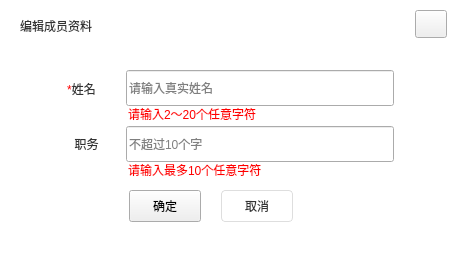
<?xml version="1.0" encoding="UTF-8"?>
<ui version="4.0">
 <class>ModifyMemberWidget</class>
 <widget class="QWidget" name="ModifyMemberWidget">
  <property name="geometry">
   <rect>
    <x>0</x>
    <y>0</y>
    <width>454</width>
    <height>254</height>
   </rect>
  </property>
  <property name="sizePolicy">
   <sizepolicy hsizetype="Fixed" vsizetype="Fixed">
    <horstretch>0</horstretch>
    <verstretch>0</verstretch>
   </sizepolicy>
  </property>
  <property name="minimumSize">
   <size>
    <width>454</width>
    <height>254</height>
   </size>
  </property>
  <property name="maximumSize">
   <size>
    <width>454</width>
    <height>254</height>
   </size>
  </property>
  <property name="windowTitle">
   <string>ModifyMemberWidget</string>
  </property>
  <property name="styleSheet">
   <string notr="true">QWidget#ModifyMemberWidget{background-color: rgb(255, 255, 255);border-radius:8px;}</string>
  </property>
  <widget class="QPushButton" name="closeButton">
   <property name="geometry">
    <rect>
     <x>415</x>
     <y>10</y>
     <width>32</width>
     <height>28</height>
    </rect>
   </property>
   <property name="sizePolicy">
    <sizepolicy hsizetype="Fixed" vsizetype="Fixed">
     <horstretch>0</horstretch>
     <verstretch>0</verstretch>
    </sizepolicy>
   </property>
   <property name="minimumSize">
    <size>
     <width>32</width>
     <height>28</height>
    </size>
   </property>
   <property name="maximumSize">
    <size>
     <width>32</width>
     <height>28</height>
    </size>
   </property>
   <property name="styleSheet">
    <string notr="true">QPushButton{border-image: url(:/EntCenterWidget/image/close.png);}
QPushButton:hover,pressed{border-image: url(:/EntCenterWidget/image/close_sel.png);};</string>
   </property>
   <property name="text">
    <string/>
   </property>
  </widget>
  <widget class="QLabel" name="label">
   <property name="geometry">
    <rect>
     <x>20</x>
     <y>19</y>
     <width>90</width>
     <height>14</height>
    </rect>
   </property>
   <property name="sizePolicy">
    <sizepolicy hsizetype="Fixed" vsizetype="Fixed">
     <horstretch>0</horstretch>
     <verstretch>0</verstretch>
    </sizepolicy>
   </property>
   <property name="minimumSize">
    <size>
     <width>90</width>
     <height>14</height>
    </size>
   </property>
   <property name="maximumSize">
    <size>
     <width>90</width>
     <height>14</height>
    </size>
   </property>
   <property name="styleSheet">
    <string notr="true">font: 14px &quot;微软雅黑&quot;;
color: rgb(51, 51, 51);
border-bottom:0px;</string>
   </property>
   <property name="text">
    <string>编辑成员资料</string>
   </property>
  </widget>
  <widget class="QLabel" name="label_2">
   <property name="geometry">
    <rect>
     <x>64</x>
     <y>80</y>
     <width>35</width>
     <height>18</height>
    </rect>
   </property>
   <property name="sizePolicy">
    <sizepolicy hsizetype="Fixed" vsizetype="Fixed">
     <horstretch>0</horstretch>
     <verstretch>0</verstretch>
    </sizepolicy>
   </property>
   <property name="minimumSize">
    <size>
     <width>35</width>
     <height>18</height>
    </size>
   </property>
   <property name="maximumSize">
    <size>
     <width>35</width>
     <height>18</height>
    </size>
   </property>
   <property name="styleSheet">
    <string notr="true">font: 14px &quot;微软雅黑&quot;;
color:#333333;
border-bottom:0px;</string>
   </property>
   <property name="text">
    <string>&lt;font color = red&gt;*&lt;/font&gt;&lt;font color =#333333&gt;姓名&lt;/font&gt;</string>
   </property>
   <property name="textFormat">
    <enum>Qt::AutoText</enum>
   </property>
   <property name="alignment">
    <set>Qt::AlignCenter</set>
   </property>
  </widget>
  <widget class="QLineEdit" name="lineEditName">
   <property name="geometry">
    <rect>
     <x>126</x>
     <y>70</y>
     <width>268</width>
     <height>36</height>
    </rect>
   </property>
   <property name="sizePolicy">
    <sizepolicy hsizetype="Fixed" vsizetype="Fixed">
     <horstretch>0</horstretch>
     <verstretch>0</verstretch>
    </sizepolicy>
   </property>
   <property name="minimumSize">
    <size>
     <width>268</width>
     <height>36</height>
    </size>
   </property>
   <property name="maximumSize">
    <size>
     <width>268</width>
     <height>36</height>
    </size>
   </property>
   <property name="styleSheet">
    <string notr="true">QLineEdit{border-radius:4px;color:rgba(51,51,51,1);border:1px solid rgb(222,222,222);font:14px 'Microsoft Yahei';padding-left:10px;}
QLineEdit:laceholder{color:rgba(51,51,51,1);}QLineEdit:focus{border:1px solid rgba(30,140,238,1);}
QLineEdit:disabled{background-color: rgb(247,248, 250);};</string>
   </property>
   <property name="text">
    <string/>
   </property>
   <property name="placeholderText">
    <string>请输入真实姓名</string>
   </property>
  </widget>
  <widget class="QLineEdit" name="lineEditJob">
   <property name="geometry">
    <rect>
     <x>126</x>
     <y>126</y>
     <width>268</width>
     <height>36</height>
    </rect>
   </property>
   <property name="sizePolicy">
    <sizepolicy hsizetype="Fixed" vsizetype="Fixed">
     <horstretch>0</horstretch>
     <verstretch>0</verstretch>
    </sizepolicy>
   </property>
   <property name="minimumSize">
    <size>
     <width>268</width>
     <height>36</height>
    </size>
   </property>
   <property name="maximumSize">
    <size>
     <width>268</width>
     <height>36</height>
    </size>
   </property>
   <property name="styleSheet">
    <string notr="true">QLineEdit{border-radius:4px;color:rgba(51,51,51,1);border:1px solid rgb(222,222,222);font:14px 'Microsoft Yahei';padding-left:10px;}
QLineEdit:laceholder{color:rgba(51,51,51,1);}QLineEdit:focus{border:1px solid rgba(30,140,238,1);}
QLineEdit:disabled{background-color: rgb(247,248, 250);};</string>
   </property>
   <property name="placeholderText">
    <string>不超过10个字</string>
   </property>
  </widget>
  <widget class="QLabel" name="label_5">
   <property name="geometry">
    <rect>
     <x>70</x>
     <y>135</y>
     <width>33</width>
     <height>18</height>
    </rect>
   </property>
   <property name="sizePolicy">
    <sizepolicy hsizetype="Fixed" vsizetype="Fixed">
     <horstretch>0</horstretch>
     <verstretch>0</verstretch>
    </sizepolicy>
   </property>
   <property name="minimumSize">
    <size>
     <width>33</width>
     <height>18</height>
    </size>
   </property>
   <property name="maximumSize">
    <size>
     <width>33</width>
     <height>18</height>
    </size>
   </property>
   <property name="styleSheet">
    <string notr="true">font: 14px &quot;微软雅黑&quot;;
color:#333333;
border-bottom:0px;</string>
   </property>
   <property name="text">
    <string>职务</string>
   </property>
   <property name="textFormat">
    <enum>Qt::AutoText</enum>
   </property>
   <property name="alignment">
    <set>Qt::AlignCenter</set>
   </property>
  </widget>
  <widget class="QPushButton" name="okButton">
   <property name="geometry">
    <rect>
     <x>129</x>
     <y>190</y>
     <width>72</width>
     <height>32</height>
    </rect>
   </property>
   <property name="sizePolicy">
    <sizepolicy hsizetype="Fixed" vsizetype="Fixed">
     <horstretch>0</horstretch>
     <verstretch>0</verstretch>
    </sizepolicy>
   </property>
   <property name="minimumSize">
    <size>
     <width>72</width>
     <height>32</height>
    </size>
   </property>
   <property name="maximumSize">
    <size>
     <width>72</width>
     <height>32</height>
    </size>
   </property>
   <property name="styleSheet">
    <string notr="true">QPushButton{background-color:qlineargradient(spread:pad, x1:0, y1:0, x2:1, y2:0, stop:0 rgba(2, 164, 253, 1), stop:1 rgba(31, 139, 237, 1));border-radius:4px;font: 14px &quot;微软雅黑&quot;;color:rgba(255, 255, 255, 1);}
			QPushButton:hover,pressed{ background-color: qlineargradient(spread:pad, x1:0, y1:0, x2:0, y2:1, stop:0 rgba(40, 178, 253, 1),stop:1 rgba(64, 156, 240, 1));
		  border-radius:4px;font: 14px &quot;微软雅黑&quot;;color:rgba(255, 255, 255, 1);}
QPushButton:disabled{ background-color:rgba(200,200,200,1);border-radius:4px;};</string>
   </property>
   <property name="text">
    <string>确定</string>
   </property>
  </widget>
  <widget class="QPushButton" name="cancelButton">
   <property name="geometry">
    <rect>
     <x>221</x>
     <y>190</y>
     <width>72</width>
     <height>32</height>
    </rect>
   </property>
   <property name="sizePolicy">
    <sizepolicy hsizetype="Fixed" vsizetype="Fixed">
     <horstretch>0</horstretch>
     <verstretch>0</verstretch>
    </sizepolicy>
   </property>
   <property name="minimumSize">
    <size>
     <width>72</width>
     <height>32</height>
    </size>
   </property>
   <property name="maximumSize">
    <size>
     <width>72</width>
     <height>32</height>
    </size>
   </property>
   <property name="styleSheet">
    <string notr="true">QPushButton{background-color:#FFFFFF;border-radius:4px;font:14px &quot;微软雅黑&quot;;color:#333333;border:1px solid #DEDEDE;}
QPushButton:hover,pressed{background-color:#F4F4F4;border-radius:4px;font:14px &quot;微软雅黑&quot;;color:#333333;}</string>
   </property>
   <property name="text">
    <string>取消</string>
   </property>
  </widget>
  <widget class="QLabel" name="label_6">
   <property name="geometry">
    <rect>
     <x>128</x>
     <y>106</y>
     <width>131</width>
     <height>15</height>
    </rect>
   </property>
   <property name="sizePolicy">
    <sizepolicy hsizetype="Preferred" vsizetype="Fixed">
     <horstretch>0</horstretch>
     <verstretch>0</verstretch>
    </sizepolicy>
   </property>
   <property name="minimumSize">
    <size>
     <width>0</width>
     <height>15</height>
    </size>
   </property>
   <property name="maximumSize">
    <size>
     <width>16777215</width>
     <height>15</height>
    </size>
   </property>
   <property name="styleSheet">
    <string notr="true">font: 12px &quot;微软雅黑&quot;;
color: #ff0000;
border-bottom:0px;</string>
   </property>
   <property name="text">
    <string>请输入2～20个任意字符</string>
   </property>
  </widget>
  <widget class="QLabel" name="label_9">
   <property name="geometry">
    <rect>
     <x>128</x>
     <y>162</y>
     <width>141</width>
     <height>15</height>
    </rect>
   </property>
   <property name="sizePolicy">
    <sizepolicy hsizetype="Preferred" vsizetype="Fixed">
     <horstretch>0</horstretch>
     <verstretch>0</verstretch>
    </sizepolicy>
   </property>
   <property name="minimumSize">
    <size>
     <width>0</width>
     <height>15</height>
    </size>
   </property>
   <property name="maximumSize">
    <size>
     <width>16777215</width>
     <height>15</height>
    </size>
   </property>
   <property name="styleSheet">
    <string notr="true">font: 12px &quot;微软雅黑&quot;;
color: #ff0000;
border-bottom:0px;</string>
   </property>
   <property name="text">
    <string>请输入最多10个任意字符</string>
   </property>
  </widget>
 </widget>
 <layoutdefault spacing="6" margin="11"/>
 <resources>
  <include location="EntCenterWidget.qrc"/>
 </resources>
 <connections/>
</ui>
